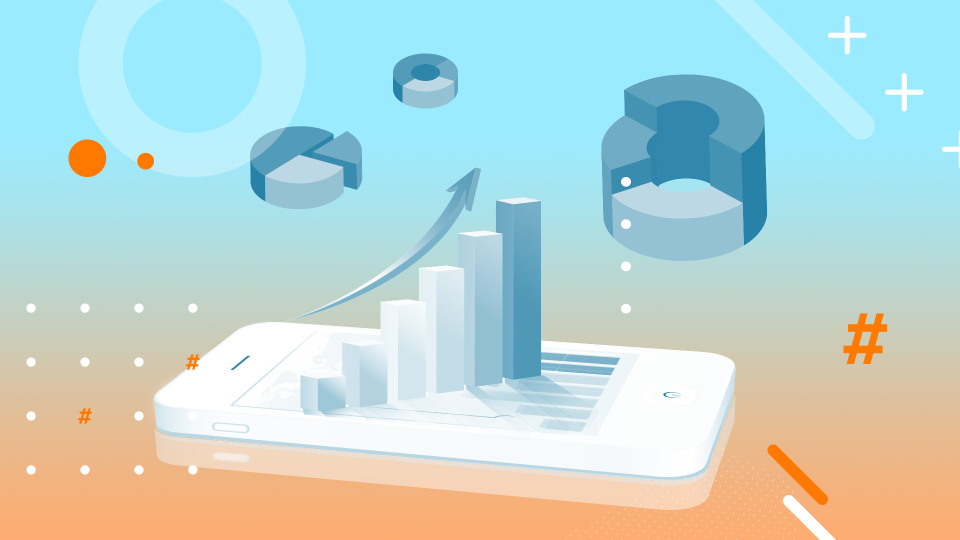
#> input picture analytics.jpg, 1920 x 1080 px (shown at 1/2 size)
$ python -i helper_recording.py   (imports and definitions only)   (Python 2 division)
#> lines starting #> are read from the running program, lines starting #| are printed output that depends on the picture
### release/Visualization.py
import pandas as pd
import matplotlib.pyplot as plt
import csv
from pylab import rcParams
import numpy as np
import cv2

import pyautogui

def readCSV(filename):
    Number_OF_Keystrokes = {}
    with open(filename, "r", newline="") as file:
        reader = csv.reader(file)
        s = 0
        reader = list(reader)
        for row in reader[1:]:
            element = row[0]
            if element not in Number_OF_Keystrokes:
                Number_OF_Keystrokes[element] = 1
            else:
                Number_OF_Keystrokes[element] += 1
    return Number_OF_Keystrokes
 # еуые
def BuilderAnalytics():
    rcParams['figure.figsize'] = 16, 5 # редактирование размера изображения в дюймах, нужно как-то автоматом делать
    Number_OF_Keystrokes = readCSV('keys.csv')
    Number_OF_Keystrokes = pd.Series(Number_OF_Keystrokes)
    plt.title("Количество нажатий клавиш")
    plt.bar(Number_OF_Keystrokes.index, height=Number_OF_Keystrokes, color='r')
    plt_output = plt.gcf()
    # plt.show() # нужно будет убрать
    # plt.draw() # нужно будет убрать
    return plt_output
    # plt_output.savefig('NumberOfKeystrokes.png', dpi=100) #проверка

def convertToCV2(fig):
    fig.canvas.draw()
    # convert canvas to image
    img = np.fromstring(fig.canvas.tostring_rgb(), dtype=np.uint8, sep='')
    img = img.reshape(fig.canvas.get_width_height()[::-1] + (3,))

    # img is rgb, convert to opencv's default bgr
    # img = cv2.cvtColor(img, cv2.COLOR_RGB2BGR)
    img = cv2.resize(img, pyautogui.size())
    return img

# [5 lines of commented-out code are left out]

### release/helper_recording.py
import cv2
import pyautogui
import numpy as np
from Visualization import BuilderAnalytics, convertToCV2

p = pyautogui.size()

def hconcat_resize(img_list,
                   interpolation
                   =cv2.INTER_CUBIC):
    # take minimum hights
    h_min = min(img.shape[0]
                for img in img_list)

    # image resizing
    im_list_resize = [cv2.resize(img,
                                 (int(img.shape[1] * h_min / img.shape[0]),
                                  h_min), interpolation
                                 =interpolation)
                      for img in img_list]

    # return final image
    return cv2.hconcat(im_list_resize)


def makeOne(img):
    image2 = convertToCV2(BuilderAnalytics())
    image1 = cv2.cvtColor(np.array(img), cv2.COLOR_BGR2RGB)
    img_h_resize = hconcat_resize([image1, image2])
    return cv2.resize(img_h_resize, p)
    # show the Output image
# cv2.imshow('hconcat_resize.jpg', makeOne(pyautogui.screenshot()))
# cv2.waitKey(0)

>>> import cv2
>>> picture = cv2.imread('../analytics.jpg', cv2.IMREAD_GRAYSCALE)
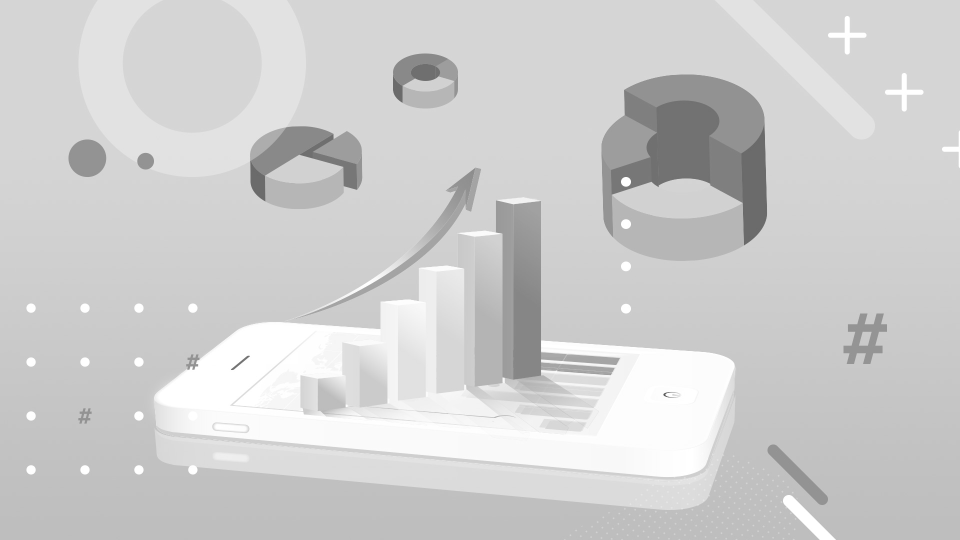
#> picture: shape (1080, 1920) (shown at 1/2 size); min 87, max 255, mean 206.2
>>> result = makeOne(picture)
#> (reads keys.csv from the repository)
#> (the run stopped early here; a loop or call above may not have finished)
